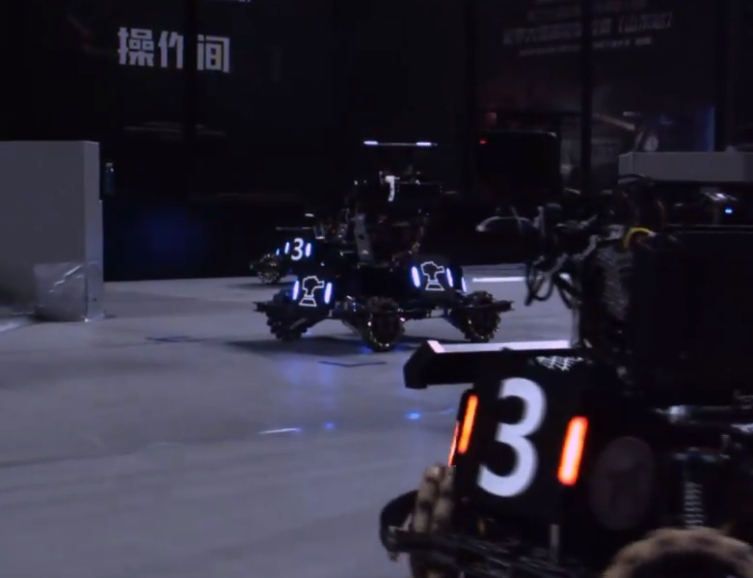
#> input picture photo/red_2.jpg, 753 x 578 px, found by its file name
$ python detector.py
#> lines starting #> are read from the running program, lines starting #| are printed output that depends on the picture; after the words box and inside, x2 and y2 are one past the last pixel; in counts of white or black regions, pixels touching at a corner belong together
import cv2  # 导入 OpenCV 库
import numpy as np  # 导入 NumPy 库
import math  # 导入数学库
# from loguru import logger
import time  # 导入时间库

def time_logger(func):  # 定义装饰器
    def wrapper(*args, **kwargs):  # 包装函数
        start_time = time.time_ns()  # 记录开始时间
        result = func(*args, **kwargs)  # 调用原函数
        end_time = time.time_ns()  # 记录结束时间
        dt = end_time - start_time
        print(f"函数 '{func.__name__}' 的运行时间: {dt/1e6} ms, fps: {1/(dt/1e9)} ")  # 打印运行时间
        return result  # 返回原函数的结果
    return wrapper


def calculate_distance(point1, point2):
    x1, y1 = point1  # 解包第一个点的坐标
    x2, y2 = point2  # 解包第二个点的坐标
    # 使用距离公式计算并返回结果
    distance = math.sqrt((x2 - x1) ** 2 + (y2 - y1) ** 2)
    return distance

def adjust(w_h, angle):  # 调整矩形的函数
    (w, h) = w_h
    if w > h:  # 如果宽度大于高度
        w, h = h, w  # 交换宽度和高度
        if angle >= 0 :
            angle = angle - 90 # 调整角度，使其跟随高度
        elif angle < 0 :
            angle = angle + 90
    return (w, h), angle  # 返回调整后的结果

def angle_to_slope(angle_degrees):
    angle_radians = math.radians(angle_degrees)    # 将角度转换为弧度
    slope = math.tan(angle_radians)    # 计算斜率
    return slope

def project(polygon, axis):  # 投影计算
    return np.dot(polygon, axis).min(), np.dot(polygon, axis).max()  # 计算最小值和最大值

def is_coincide(a, b):  # 检查两个多边形是否重叠
    for polygon in (a, b):  # 遍历多边形 a 和 b
        for i in range(len(polygon)):  # 遍历每个多边形的边
            p1, p2 = polygon[i], polygon[(i + 1) % len(polygon)]  # 获取边的两个端点
            normal = (p2[1] - p1[1], p1[0] - p2[0])  # 计算法向量
            min_a, max_a = project(a, normal)  # 计算多边形 a 的投影的最小值和最大值
            min_b, max_b = project(b, normal)  # 计算多边形 b 的投影的最小值和最大值
            if max_a < min_b or max_b < min_a:  # 检查是否相交
                return False  # 不相交则返回 False

class Light:  # 定义灯条类
    def __init__(self, up, down, angle, color):  # 初始化灯条的矩形和颜色
        self.cx = int(abs(up[0] - down[0]) / 2 + min(up[0], down[0]))
        self.cy = int(abs(up[1] - down[1]) / 2 + min(up[1], down[1]))
        self.height = calculate_distance(up, down)
        self.color = color  # 设置灯条颜色
        self.up = up
        self.down = down
        self.angle = angle

class Armor:  # 定义装甲板类
    def __init__(self, light1, light2, height):  # 初始化装甲板的矩形
        armor_cx = int(abs(light1.cx - light2.cx) / 2 + min(light1.cx, light2.cx))
        armor_cy = int(abs(light1.cy - light2.cy) / 2 + min(light1.cy, light2.cy))
        self.center = (armor_cx, armor_cy)
        self.light1_up = light1.up
        self.light1_down = light1.down
        self.light2_up = light2.up
        self.light2_down = light2.down
        self.color = light1.color  # 装甲板颜色初始化为 None
        self.height = height

class Detector:  # 定义检测器类
    def __init__(self, detect_mode, binary_val, light_params, color_params):  # 初始化检测器
        self.img = None
        self.img_binary = None
        self.img_darken = None
        self.lights = []  # 存储灯条列表
        self.armors = []  # 存储装甲板列表
        self.armors_dict = {}  # 存储装甲板信息的字典
        self.binary_val = binary_val  # 二值化阈值
        self.color = detect_mode  # 颜色模式
        self.light_params = light_params  # 灯条参数
        self.armor_color = color_params["armor_color"]  # 装甲板颜色映射
        self.armor_id = color_params["armor_id"]  # 装甲板 ID 映射
        self.light_color = color_params["light_color"]  # 灯条颜色映射
        self.light_dot = color_params["light_dot"]  # 灯条中心点颜色映射
        self.height_multiplier = light_params["height_multiplier"]


    @time_logger
    def process(self, img):  # 处理图像的函数
        self.img = img
        _, self.img_binary = cv2.threshold(cv2.cvtColor(self.img, cv2.COLOR_BGR2GRAY), self.binary_val, 255, cv2.THRESH_BINARY)  # 二值化处理
        return self.img_binary
    @time_logger
    def find_lights(self, img_binary):  # 查找灯条的函数
        lights = []
        is_lights = []
        is_lights_flited = []
        contours, _ = cv2.findContours(img_binary, cv2.RETR_EXTERNAL, cv2.CHAIN_APPROX_SIMPLE)  # 查找轮廓

        for contour in contours:
            if cv2.contourArea(contour) >= self.light_params["light_area_min"]:
                center, w_h, angle = cv2.minAreaRect(contour)
                w_h, angle = adjust(w_h, angle)
                if angle >= self.light_params["light_angle_min"] and angle <= self.light_params["light_angle_max"] :
                    rect = center, w_h, angle
                    is_lights.append(rect)

        for is_light in is_lights:  # 遍历所有光源
            is_overlapping = False  # 标记当前光源是否与其他光源重叠
            for other_is_light in is_lights:  # 遍历所有光源
                if is_light != other_is_light:  # 确保不是同一个光源
                    # 获取其他光源的边界框点并转换为整数# 检查是否重叠# 获取当前光源的边界框点并转换为整数
                    if is_coincide(cv2.boxPoints(is_light).astype(int), cv2.boxPoints(other_is_light).astype(int)):
                        is_overlapping = True  # 设置为重叠标记
                        break  # 找到重叠后跳出内层循环
            if not is_overlapping:  # 如果没有重叠
                is_lights_flited.append(is_light)  # 添加到不重叠的灯条列表中

        for rect in is_lights_flited:  # 遍历过滤后的灯条
            box = cv2.boxPoints(rect).astype(int)  # 获取旋转矩形的四个点

            right_up_x, right_up_y = box[0]       # 通过角点裁剪出对应的区域
            left_up_x, left_up_y = box[3]

            up_x = int(abs(right_up_x - left_up_x) / 2 + min(right_up_x, left_up_x))
            up_y = int(abs(right_up_y - left_up_y) / 2 + min(right_up_y, left_up_y))
            up = (up_x, up_y)

            right_down_x, right_down_y = box[1]
            left_down_x, left_down_y = box[2]

            down_x = int((abs(right_down_x - left_down_x) / 2 + min(right_down_x, left_down_x)))
            down_y = int((abs(right_down_y - left_down_y) / 2 + min(right_down_y, left_down_y)))
            down = (down_x, down_y)

            length = int(np.sqrt((down_x - up_x) ** 2 + (down_y - up_y) ** 2))            # 计算线段的长度

            roi = np.zeros((1, length, 3), dtype=np.uint8)            # 创建一个新图像以存储裁剪的线段像素

            for i in range(length):            # 计算线段上的每个像素
                t = i / length  # 计算比例
                current_x = int(up_x + (down_x - up_x) * t)
                current_y = int(up_y + (down_y - up_y) * t)

                if 0 <= current_x < self.img.shape[1] and 0 <= current_y < self.img.shape[0]:                # 添加边界检查
                    roi[0, i] = self.img[current_y, current_x]  # 保存像素值

            sum_r, sum_b = np.sum(roi[:, :, 2]), np.sum(roi[:, :, 0])  # 计算红色和蓝色的总和
            if self.color in [1, 2] and sum_b > sum_r:  # 根据模式识别颜色
                light_blue = Light(up, down, rect[2], 1)  # 创建蓝色灯条对象
                lights.append(light_blue)  # 添加蓝色灯条
            if self.color in [0, 2] and sum_r > sum_b:  # 根据模式识别颜色
                light_red = Light(up, down, rect[2], 0)  # 创建红色灯条对象
                lights.append(light_red)  # 添加红色灯条
        self.lights = lights
        return self.lights

    def is_close(self, light1, light2, light_params):  # 检查两个矩形是否接近
        angle_diff = abs(light1.angle - light2.angle)  # 计算角度差
        if angle_diff <= light_params["light_angle_tol"]:  # 判断角度差是否在容忍范围内
            if abs(light1.height - light2.height) <= light_params["height_tol"]:  # 判断高差
                if abs(light1.cy - light2.cy) < light_params["cy_tol"]:
                    height = min(light1.height, light2.height)
                    distance = calculate_distance((light1.cx, light1.cy), (light2.cx, light2.cy))
                    if distance > height and distance < height * light_params["height_multiplier"]:
                        return True, distance # 检查是否垂直

                light1_angle = math.degrees(math.atan2(light1.up[1]- light1.down[1], light1.up[0] - light1.down[0]))  # 计算连线角度
                light2_angle = math.degrees(math.atan2(light2.up[1]- light2.down[1], light2.up[0] - light2.down[0]))  # 计算连线角度
                line_angle = math.degrees(math.atan2(light1.cy - light2.cy, light1.cx - light2.cx))  # 计算连线角度

                slope1 = angle_to_slope(light1_angle)                # 计算斜率
                slope2 = angle_to_slope(light2_angle)
                slope_line = angle_to_slope(line_angle)

                if abs(slope1 * slope_line + 1) < light_params["vertical_discretization"] or abs(slope2 * slope_line + 1) < light_params["vertical_discretization"]:
                    height = max(light1.height, light2.height)
                    distance = calculate_distance((light1.cx, light1.cy), (light2.cx, light2.cy))
                    if distance > height and distance < height * light_params["height_multiplier"]:
                        return True, distance # 检查是否垂直
        return False, None # 不满足条件则返回 False

    @time_logger
    def is_armor(self, lights):  # 检查是否为装甲板的函数
        armors = []
        processed_indices = set()  # 用于存储已处理的矩形索引
        lights_count = len(lights)  # 存储列表长度，避免重复计算
        for i in range(lights_count):  # 遍历所有灯条
            if i in processed_indices:  # 如果该矩形已处理，跳过
                continue
            light = lights[i]  # 取出当前灯条
            for j in range(lights_count) :
                if j != i and lights[j].color == light.color :  # 如果找到接近的灯条
                    close, height = self.is_close(light, lights[j], self.light_params)
                    if close == True and height is not None :
                        armor = Armor(light, lights[j], height)  # 创建装甲板对象
                        armors.append(armor)  # 添加装甲板到列表
                        processed_indices.update([i])  # 将已处理的矩形索引添加到 processed_indices 中
                        processed_indices.update([j])  # 将已处理的矩形索引添加到 processed_indices 中
        self.armors = armors
        return self.armors


    def id_armor(self):  # 为装甲板分配 ID 的函数
        armors_dict = {}
        for armor in self.armors:  # 遍历所有装甲板矩形
            center = armor.center
            armors_dict[f"{int(center[0])}"] = {  # 添加装甲板信息到字典
                "armor_id": self.armor_color[armor.color],  # 添加 armor_id
                "height": int(armor.height),  # 添加高度
                "center": [int(center[0]), int(center[1])]  # 添加中心点
            }
        self.armors_dict = armors_dict
        return self.armors_dict

    @time_logger
    def find_armor(self):  # 查找装甲板的函数
        self.is_armor(self.lights)  # 查找装甲板
        self.id_armor()  # 为装甲板分配 ID


    def draw_lights(self, img):  # 绘制灯条的函数
        for light in self.lights:  # 遍历灯条
        # 绘制直线
            cv2.line(img, light.up, light.down, self.light_color[light.color], 1)
            # 绘制中心点
            cv2.circle(img, (light.cx, light.cy), 1, self.light_dot[light.color], -1)  # 5是半径，-1表示填充
        return img


    def draw_armors(self, img):  # 绘制装甲板的函数
        for armor in self.armors:  # 遍历装甲板
            center = armor.center
            cv2.line(img, armor.light1_up, armor.light2_down, self.armor_color[armor.color], 1)
            cv2.line(img, armor.light2_up, armor.light1_down, self.armor_color[armor.color], 1)
            center_x, center_y = map(int, center)  # 获取中心坐标
            cv2.putText(img, f"({center_x}, {center_y})", (center_x, center_y),  # 在图像上标记坐标
                        cv2.FONT_HERSHEY_SIMPLEX, 0.5, (120, 255, 255), 2)  # 绘制文本
        return img

    def draw_img(self):
        drawn = self.img.copy()
        drawn = self.draw_armors(drawn)  # 绘制装甲板
        drawn = self.draw_lights(drawn)  # 绘制灯条
        return drawn
    @time_logger
    def display(self):  # 显示图像的函数
        cv2.namedWindow("Binary",cv2.WINDOW_NORMAL)
        cv2.imshow("Binary", self.img_binary)  # 显示二值化图像
        drawn = self.draw_img()
        cv2.namedWindow("Detected",cv2.WINDOW_NORMAL)
        cv2.imshow("Detected", drawn)      # cv2.namedWindow("raw",cv2.WINDOW_NORMAL) # cv2.imshow("raw", self.img)
    @time_logger
    def detect(self, frame):  # 检测函数
        frame_binary = self.process(frame)  # 处理图像
        self.find_lights(frame_binary)  # 查找灯条
        self.find_armor()  # 查找装甲板        print(self.armors_dict)  # 打印装甲板信息字典
        return self.armors_dict

if __name__ == "__main__":  # 主程序入口
    # 模式参数字典
    detect_mode =  2  # 颜色参数 0: 识别红色装甲板, 1: 识别蓝色装甲板, 2: 识别全部装甲板
    # 图像参数字典
    binary_val = 170
    # 灯条参数字典
    light_params = {
        "light_area_min": 5,  # 最小灯条面积
        "light_angle_min": -45,  # 最小灯条角度
        "light_angle_max": 45,  # 最大灯条角度
        "light_angle_tol": 20,  # 灯条角度容差
        "vertical_discretization": 0.3,  # 垂直离散
        "height_tol": 12,  # 高度容差
        "cy_tol": 5,  # 中心点的y轴容差
        "height_multiplier": 3
    }

    # 颜色参数字典
    color_params = {
        "armor_color": {1: (255, 255, 0), 0: (128, 0, 128)},  # 装甲板颜色映射
        "armor_id": {1: 1, 0: 7},  # 装甲板 ID 映射
        "light_color": {1: (200, 71, 90), 0: (0, 100, 255)},  # 灯条颜色映射
        "light_dot": {1: (0, 0, 255), 0: (255, 0, 0)}  # 灯条中心点颜色映射
    }
    detector = Detector(detect_mode, binary_val, light_params, color_params)  # 创建检测器对象
    info = detector.detect(cv2.imread('./photo/red_2.jpg'))  # 读取图像并进行检测
#> in wrapper, `start_time = time.time_ns()`: start_time = 1795155992534747740
#> in process, self.img is the input picture: shape (578, 753, 3); mean B, G, R 54.3, 40.6, 43.3
#> in process, `_, self.img_binary = cv2.threshold(cv2.cvtColor(self.img, cv2.COLOR_BG..`:
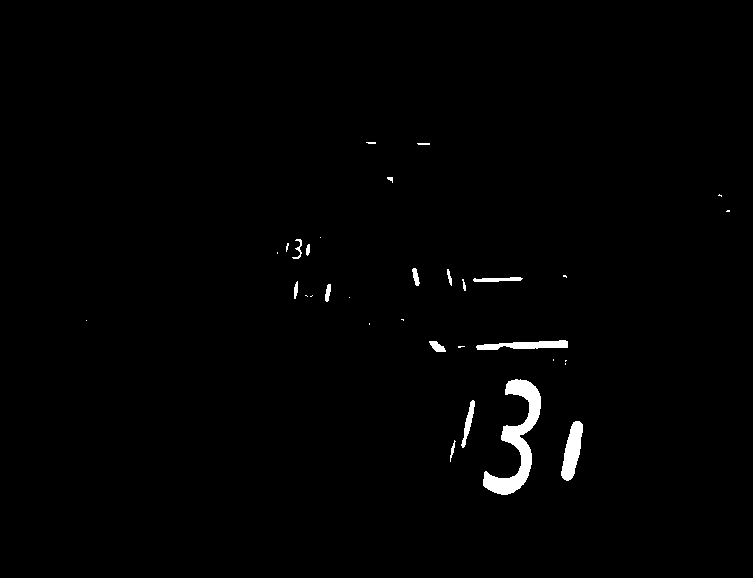
#> self.img_binary: shape (578, 753); 1.1% white; 33 white regions (17 under 20 px), largest, box (x1, y1, x2, y2) and area: (483, 379, 541, 495) 2288, (561, 421, 583, 481) 778, (476, 340, 568, 350) 573
#> after the loop in find_lights, `for rect in is_lights_flited:`: lights = 12 items
#> the loop in is_armor, `for i in range(lights_count):` made 12 passes
#> the loop in id_armor, `for armor in self.armors:` made 4 passes
#> after the loop in id_armor, `for armor in self.armors:`: armors_dict = 4 items
#> info = 4 items
    print(info) # 打印检测结果
#> (printed output is left out)
    detector.display()  # 显示图像
#> the loop in draw_armors, `for armor in self.armors:` made 4 passes
#> the loop in draw_lights, `for light in self.lights:` made 12 passes
#> after the loop in draw_lights, `for light in self.lights:`:
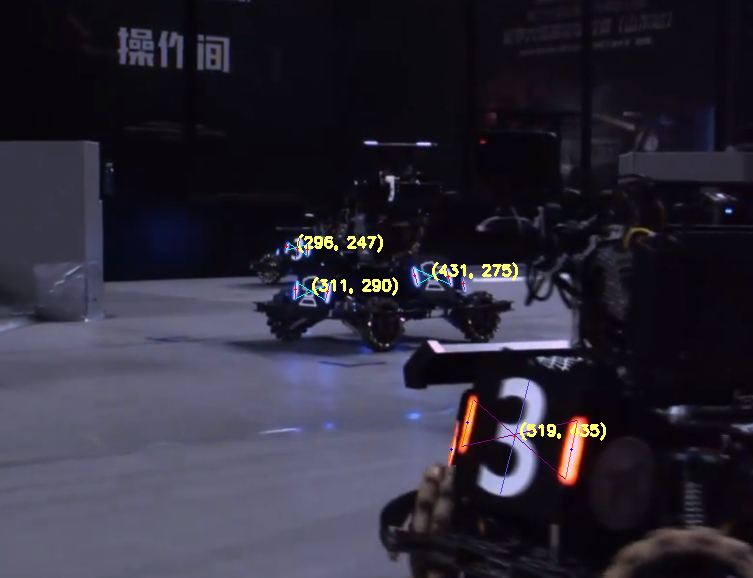
#> img: shape (578, 753, 3); mean B, G, R 54.6, 41.6, 44.4
    cv2.waitKey(0)  # 等待按键
    cv2.destroyAllWindows()  # 关闭所有窗口

$ run again, with photo/red_1.jpg copied over photo/red_2.jpg
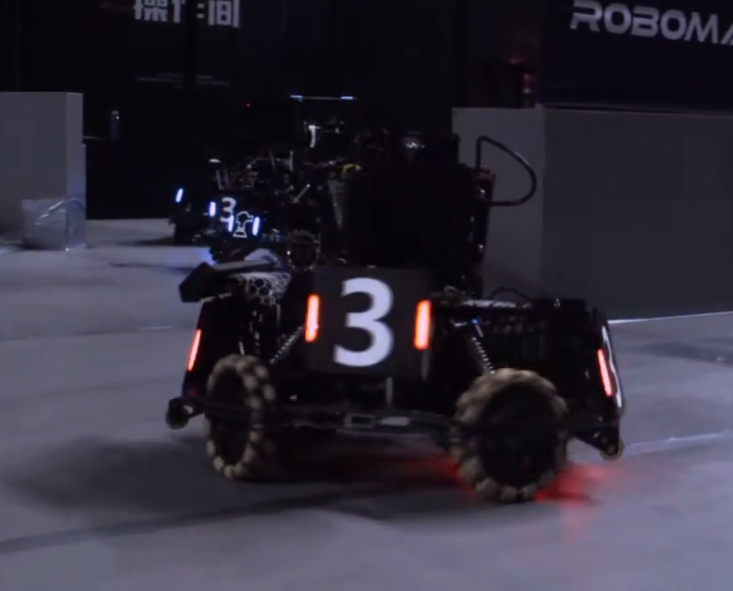
#> input picture photo/red_1.jpg, 733 x 591 px, found by its file name
#> start_time = 1795155992891751387
#> in process, self.img is the input picture: shape (591, 733, 3); mean B, G, R 58.1, 45.2, 48.9
#> in process, `_, self.img_binary = cv2.threshold(cv2.cvtColor(self.img, cv2.COLOR_BG..`:
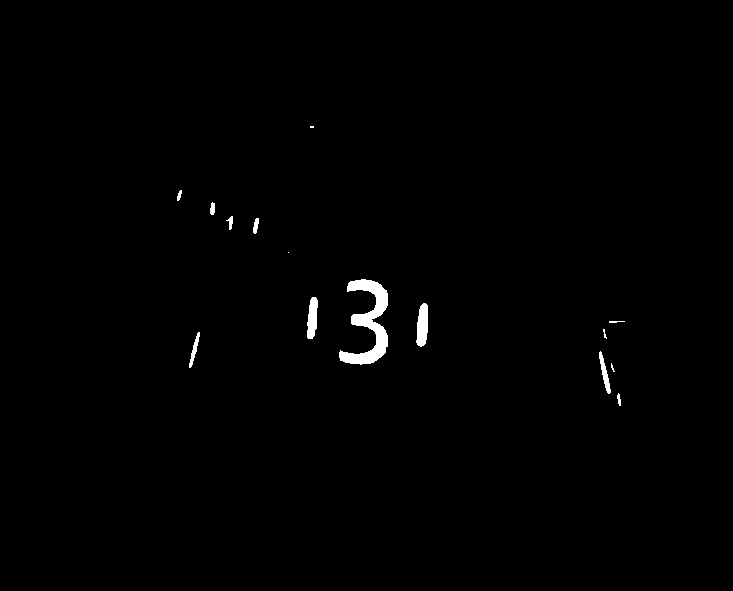
#> self.img_binary: shape (591, 733); 0.72% white; 15 white regions (4 under 20 px), largest, box (x1, y1, x2, y2) and area: (339, 279, 388, 365) 1757, (416, 303, 428, 347) 408, (307, 297, 318, 339) 344
#> after the loop in find_lights, `for rect in is_lights_flited:`: lights = 12 items
#> the loop in is_armor, `for i in range(lights_count):` made 12 passes
#> the loop in id_armor, `for armor in self.armors:` made 2 passes
#> after the loop in id_armor, `for armor in self.armors:`: armors_dict = 2 items
#| {'366': {'armor_id': (128, 0, 128), 'height': 110, 'center': [366, 319]}, '241': {'armor_id': (255, 255, 0), 'height': 25, 'center': [241, 223]}}
#> the loop in draw_armors, `for armor in self.armors:` made 2 passes
#> the loop in draw_lights, `for light in self.lights:` made 12 passes
#> after the loop in draw_lights, `for light in self.lights:`:
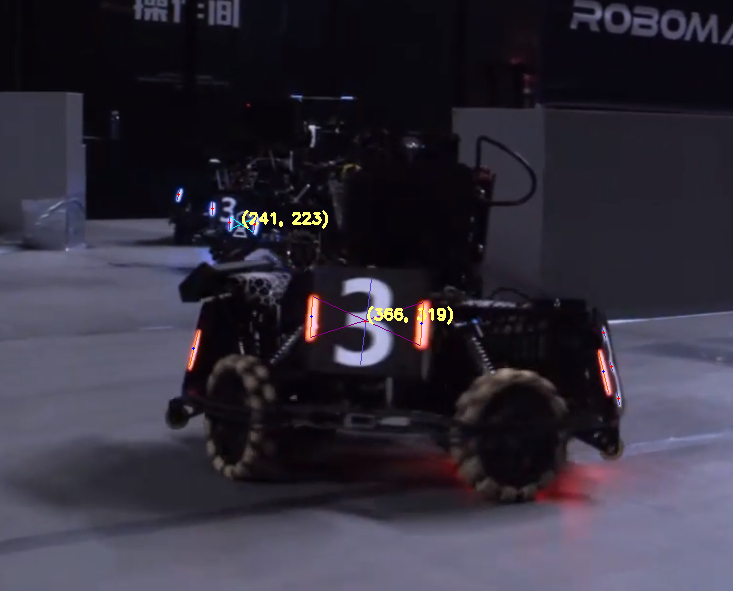
#> img: shape (591, 733, 3); mean B, G, R 58.2, 45.7, 49.4
